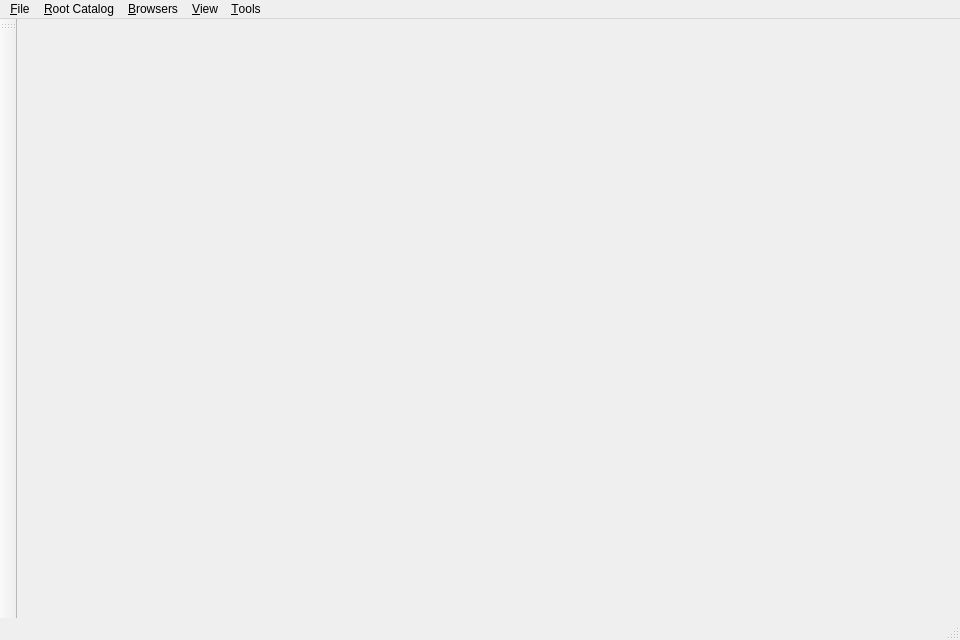
<?xml version="1.0" encoding="UTF-8"?>
<ui version="4.0">
 <class>MainWindow</class>
 <widget class="QMainWindow" name="MainWindow">
  <property name="geometry">
   <rect>
    <x>0</x>
    <y>0</y>
    <width>960</width>
    <height>640</height>
   </rect>
  </property>
  <property name="windowTitle">
   <string>rehuco</string>
  </property>
  <widget class="QWidget" name="central_widget"/>
  <widget class="QMenuBar" name="menu_bar">
   <property name="geometry">
    <rect>
     <x>0</x>
     <y>0</y>
     <width>960</width>
     <height>21</height>
    </rect>
   </property>
   <widget class="QMenu" name="file_menu">
    <property name="title">
     <string>&amp;File</string>
    </property>
    <widget class="QMenu" name="open_recents_menu">
     <property name="title">
      <string>Open recen&amp;ts</string>
     </property>
    </widget>
    <addaction name="open_rehu_action"/>
    <addaction name="open_folder_action"/>
    <addaction name="open_companion_action"/>
    <addaction name="open_recents_menu"/>
    <addaction name="separator"/>
    <addaction name="close_action"/>
    <addaction name="close_missing_action"/>
    <addaction name="close_all_action"/>
    <addaction name="save_all_action"/>
    <addaction name="separator"/>
   </widget>
   <widget class="QMenu" name="rehuco_menu">
    <property name="title">
     <string>&amp;Root Catalog</string>
    </property>
    <widget class="QMenu" name="open_recent_rehucos_menu">
     <property name="title">
      <string>Open &amp;Recent</string>
     </property>
    </widget>
    <addaction name="new_rehuco_action"/>
    <addaction name="open_rehuco_action"/>
    <addaction name="open_recent_rehucos_menu"/>
    <addaction name="separator"/>
   </widget>
   <widget class="QMenu" name="browsers_menu">
    <property name="title">
     <string>&amp;Browsers</string>
    </property>
   </widget>
   <widget class="QMenu" name="view_menu">
    <property name="title">
     <string>&amp;View</string>
    </property>
   </widget>
   <widget class="QMenu" name="tools_menu">
    <property name="title">
     <string>&amp;Tools</string>
    </property>
    <addaction name="sweep_checksums_action"/>
    <addaction name="import_legacy_catalog_action"/>
    <addaction name="conversion_backups_action"/>
   </widget>
   <addaction name="file_menu"/>
   <addaction name="rehuco_menu"/>
   <addaction name="browsers_menu"/>
   <addaction name="view_menu"/>
   <addaction name="tools_menu"/>
  </widget>
  <widget class="QStatusBar" name="status_bar"/>
  <widget class="QToolBar" name="action_bar">
   <property name="windowTitle">
    <string>Actions</string>
   </property>
   <attribute name="toolBarArea">
    <enum>LeftToolBarArea</enum>
   </attribute>
   <attribute name="toolBarBreak">
    <bool>false</bool>
   </attribute>
  </widget>
  <action name="theme_action">
   <property name="icon">
    <iconset resource="main.qrc">
     <normaloff>:/icons/theme_auto.svg</normaloff>:/icons/theme_auto.svg</iconset>
   </property>
   <property name="text">
    <string>Theme</string>
   </property>
   <property name="toolTip">
    <string>Cycle theme: follow system, light, dark</string>
   </property>
  </action>
  <action name="open_rehu_action">
   <property name="text">
    <string>Open &amp;rehu...</string>
   </property>
  </action>
  <action name="open_folder_action">
   <property name="text">
    <string>Open f&amp;older...</string>
   </property>
  </action>
  <action name="open_companion_action">
   <property name="text">
    <string>Open &amp;companion...</string>
   </property>
  </action>
  <action name="close_action">
   <property name="enabled">
    <bool>false</bool>
   </property>
   <property name="text">
    <string>&amp;Close</string>
   </property>
  </action>
  <action name="close_missing_action">
   <property name="enabled">
    <bool>false</bool>
   </property>
   <property name="text">
    <string>Close &amp;Missing Files</string>
   </property>
  </action>
  <action name="close_all_action">
   <property name="enabled">
    <bool>false</bool>
   </property>
   <property name="text">
    <string>Close &amp;All</string>
   </property>
  </action>
  <action name="save_all_action">
   <property name="text">
    <string>&amp;Save all</string>
   </property>
  </action>
  <action name="sweep_checksums_action">
   <property name="text">
    <string>S&amp;weep checksums...</string>
   </property>
   <property name="toolTip">
    <string>Verify every resource under a folder, skipping what was checked recently.</string>
   </property>
  </action>
  <action name="import_legacy_catalog_action">
   <property name="text">
    <string>&amp;Import Legacy Catalog...</string>
   </property>
   <property name="toolTip">
    <string>Bulk-convert a folder tree of legacy .tc resources to .rehu.</string>
   </property>
  </action>
  <action name="conversion_backups_action">
   <property name="text">
    <string>&amp;Conversion Backups...</string>
   </property>
   <property name="toolTip">
    <string>Revert or discard the .orig backups converted resources still keep.</string>
   </property>
  </action>
  <action name="settings_action">
   <property name="checkable">
    <bool>true</bool>
   </property>
   <property name="text">
    <string>S&amp;ettings</string>
   </property>
  </action>
  <action name="documents_action">
   <property name="checkable">
    <bool>true</bool>
   </property>
   <property name="text">
    <string>&amp;Documents</string>
   </property>
  </action>
  <action name="log_action">
   <property name="checkable">
    <bool>true</bool>
   </property>
   <property name="text">
    <string>&amp;Log</string>
   </property>
  </action>
  <action name="tasks_action">
   <property name="checkable">
    <bool>true</bool>
   </property>
   <property name="text">
    <string>&amp;Tasks</string>
   </property>
  </action>
  <action name="rehuco_action">
   <property name="checkable">
    <bool>true</bool>
   </property>
   <property name="text">
    <string>&amp;Root Catalog</string>
   </property>
  </action>
  <action name="browsers_action">
   <property name="checkable">
    <bool>true</bool>
   </property>
   <property name="text">
    <string>&amp;Browsers</string>
   </property>
  </action>
  <action name="new_rehuco_action">
   <property name="text">
    <string>&amp;New...</string>
   </property>
  </action>
  <action name="open_rehuco_action">
   <property name="text">
    <string>&amp;Open...</string>
   </property>
  </action>
  <action name="image_previews_action">
   <property name="checkable">
    <bool>true</bool>
   </property>
   <property name="text">
    <string>&amp;Image Previews</string>
   </property>
   <property name="toolTip">
    <string>Show or hide the images of every open document -- its screenshot strip and its Content Images panel</string>
   </property>
  </action>
  <action name="image_previews_toggle_action">
   <property name="checkable">
    <bool>true</bool>
   </property>
   <property name="checked">
    <bool>true</bool>
   </property>
   <property name="text">
    <string>Image Previews</string>
   </property>
   <property name="toolTip">
    <string>Show or hide the images of every open document -- its screenshot strip and its Content Images panel</string>
   </property>
  </action>
  <action name="quit_action">
   <property name="text">
    <string>&amp;Quit</string>
   </property>
  </action>
 </widget>
 <resources>
  <include location="main.qrc"/>
 </resources>
 <connections/>
</ui>
